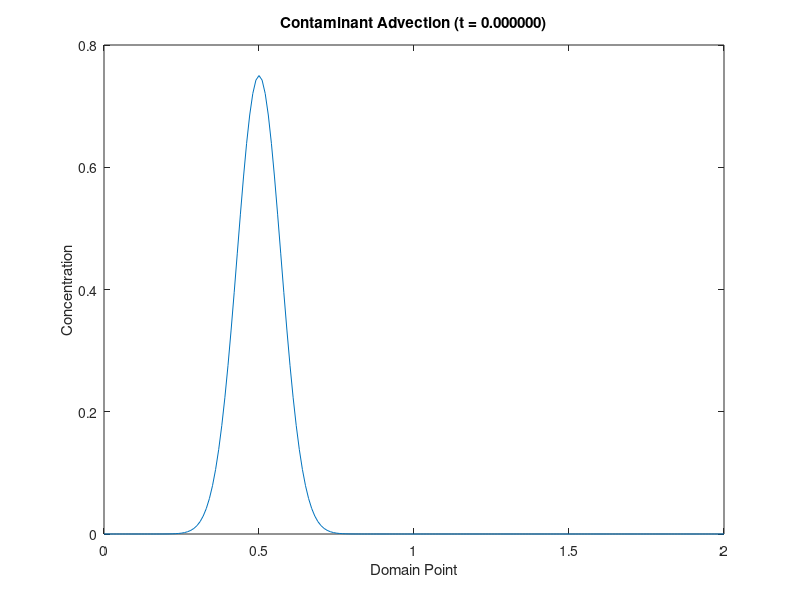
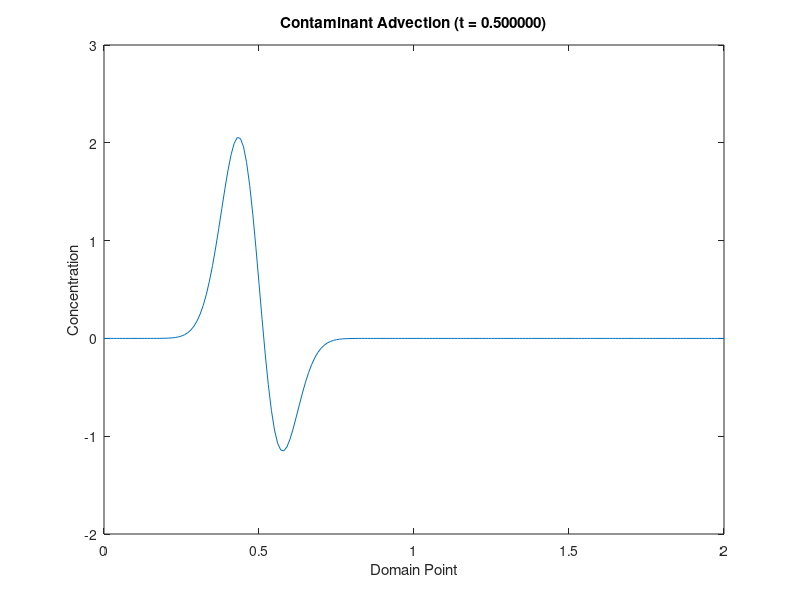
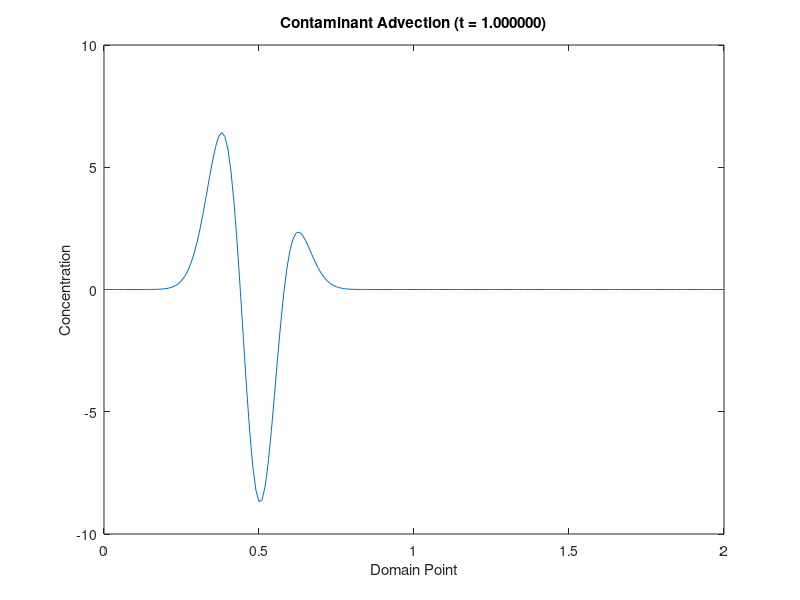

The MATLAB script that drew these images, in order:
 function Advection()  
        x_start = 0;
        x_step  = 0.01; % delta x
        x_end   = 2;
    
        t_start = 0;
        t_step = 0.5; % delta t
        t_end = 1;
        
        xVals = x_start : x_step : x_end;
        tVals = t_start : t_step : t_end;
        
        c = zeros(length(xVals), length(tVals));
        v = 1;
        
        % c_t -> t = 0 (c_0)
        for x = 1 : length(xVals)
            c(x, 1) = 0.75 * exp(-((xVals(x) - 0.5)/0.1)^2);
        end
        
        for t = 1 : length(tVals)-1
            for x = 1 : length(xVals)-1
                c(x, t+1) = v * t_step * ((c(x + 1, t) - c(x, t)) / (x_step * 2)) + c(x, t);
            end
        end
    
        for t = 1 : length(tVals)
            figure();
            plot(xVals, c(:, t));
            title(sprintf('Contaminant Advection (t = %f)', tVals(t)));
            xlabel('Domain Point'); 
            ylabel('Concentration'); 
        end
    end